Frame 1 (no input): blank canvas, image omitted
Frame 60 (no input): blank canvas, image omitted
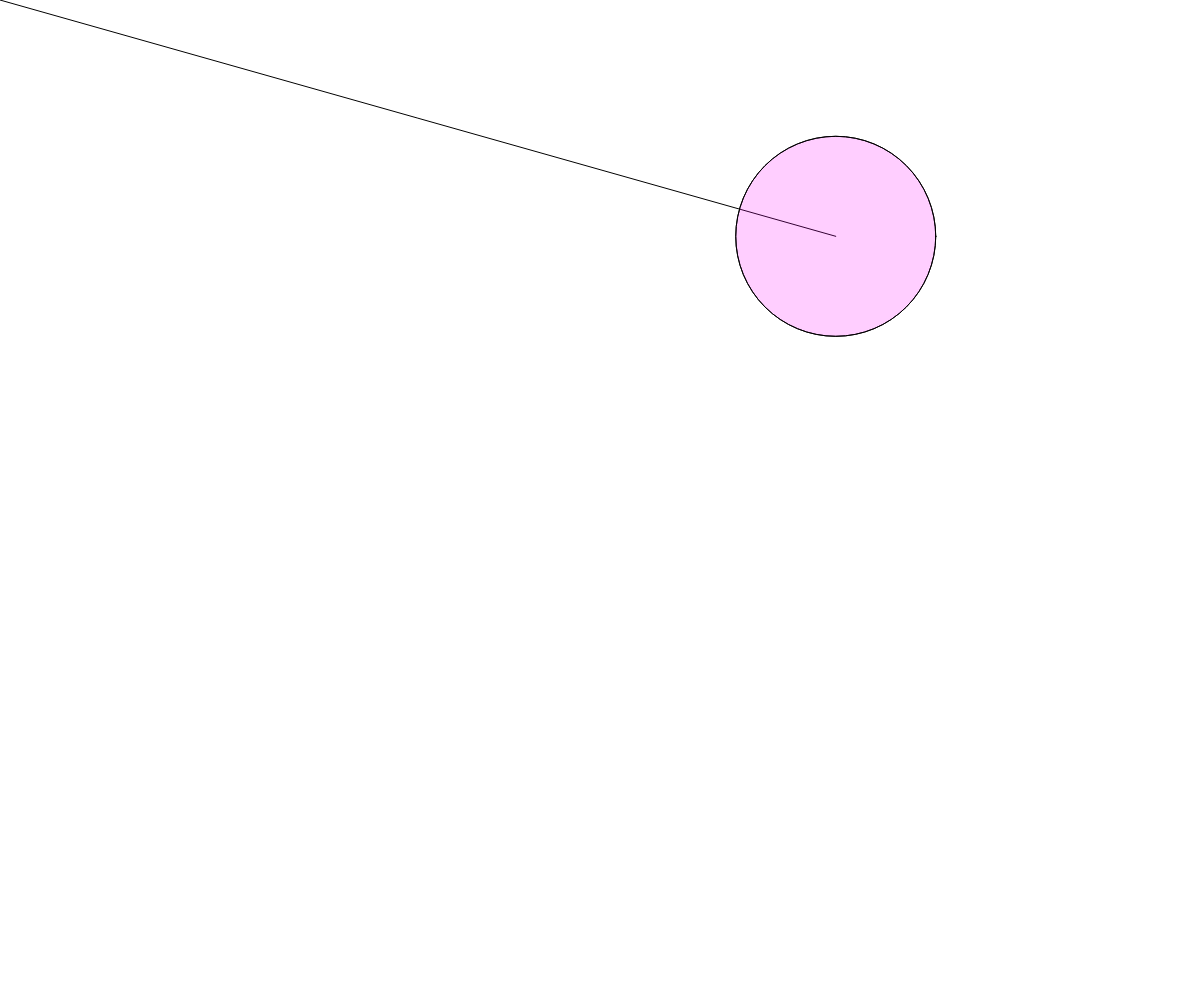
Frame 120 (the mouse pressed at the canvas centre since frame 60)

The p5.js sketch whose frames 1 and 60 were blank and that drew this single picture after the mouse press (run headless with seeded random() and noise() and a simulated clock; from frame 60 on, the mouse is pressed at the canvas centre):

// p5.js sketch
// ── sketch.js
// タカハトゲームのシミュレータ
const STEP = 30;
const R = 50;
const MAX_WAIT = 30;

let creature;

function setup() {
  createCanvas(windowWidth, windowHeight);
  creature = new Creature();
}

function draw() {
  background(255);
  if(mouseIsPressed){
    creature.move();
    creature.draw();
  }
}

// ── lib.js
function easing(x) {
  return sqrt(1 - (x - 1) ** 2);
}

class Creature {
  constructor() {
    // 画面中央
    this.p = createVector(windowWidth / 2, windowHeight / 2);
    this.path = [];
    this.wait = [];
  }
  move() {
    if (this.path.length > 0) {
      // １フレーム移動
      this.p = this.path.shift();
      this.wait.push(this.p);
    } else if (this.wait.length > 0) {
      // その場で待つ
      this.wait.shift();
    } else {
      // STEPフレームの移動を決める
      const x = random(R, windowWidth - R);
      const y = random(R, windowHeight - R);
      const q = createVector(x, y);
      for (let i = 1; i <= STEP; i++) {
        const x = i / STEP;
        this.path.push(p5.Vector.lerp(this.p, q, easing(x)));
      }
    }
  }

  draw() {
    line(0, 0, this.p.x, this.p.y);
    fill('rgba(255,0,255,0.1)');
    for (const w of this.wait) {
      circle(w.x, w.y, 200);
    }
    circle(this.p.x, this.p.y, 200);
    fill('rgba(255,0,255,0.1)');
  }
}
